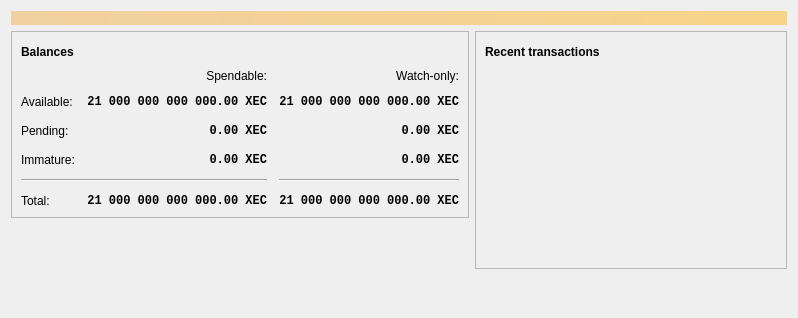
<?xml version="1.0" encoding="UTF-8"?>
<ui version="4.0">
 <class>OverviewPage</class>
 <widget class="QWidget" name="OverviewPage">
  <property name="geometry">
   <rect>
    <x>0</x>
    <y>0</y>
    <width>798</width>
    <height>318</height>
   </rect>
  </property>
  <property name="windowTitle">
   <string>Form</string>
  </property>
  <layout class="QVBoxLayout" name="topLayout">
   <item>
    <widget class="QLabel" name="labelAlerts">
     <property name="visible">
      <bool>false</bool>
     </property>
     <property name="styleSheet">
      <string notr="true">QLabel { background-color: qlineargradient(x1: 0, y1: 0, x2: 1, y2: 0, stop:0 #F0D0A0, stop:1 #F8D488); color:#000000; }</string>
     </property>
     <property name="wordWrap">
      <bool>true</bool>
     </property>
     <property name="margin">
      <number>3</number>
     </property>
     <property name="textInteractionFlags">
      <set>Qt::TextSelectableByMouse</set>
     </property>
    </widget>
   </item>
   <item>
    <layout class="QHBoxLayout" name="horizontalLayout" stretch="1,1">
     <item>
      <layout class="QVBoxLayout" name="verticalLayout_2">
       <item>
        <widget class="QFrame" name="frame">
         <property name="frameShape">
          <enum>QFrame::StyledPanel</enum>
         </property>
         <property name="frameShadow">
          <enum>QFrame::Raised</enum>
         </property>
         <layout class="QVBoxLayout" name="verticalLayout_4">
          <item>
           <layout class="QHBoxLayout" name="horizontalLayout_4">
            <item>
             <widget class="QLabel" name="label_5">
              <property name="font">
               <font>
                <weight>75</weight>
                <bold>true</bold>
               </font>
              </property>
              <property name="text">
               <string>Balances</string>
              </property>
             </widget>
            </item>
            <item>
             <widget class="QPushButton" name="labelWalletStatus">
              <property name="enabled">
               <bool>true</bool>
              </property>
              <property name="maximumSize">
               <size>
                <width>30</width>
                <height>16777215</height>
               </size>
              </property>
              <property name="toolTip">
               <string>The displayed information may be out of date. Your wallet automatically synchronizes with the Dogecoin network after a connection is established, but this process has not completed yet.</string>
              </property>
              <property name="text">
               <string/>
              </property>
              <property name="icon">
               <iconset resource="../bitcoin.qrc">
                <normaloff>:/icons/warning</normaloff>
                <disabledoff>:/icons/warning</disabledoff>:/icons/warning</iconset>
              </property>
              <property name="iconSize">
               <size>
                <width>24</width>
                <height>24</height>
               </size>
              </property>
              <property name="flat">
               <bool>true</bool>
              </property>
             </widget>
            </item>
            <item>
             <spacer name="horizontalSpacer_3">
              <property name="orientation">
               <enum>Qt::Horizontal</enum>
              </property>
              <property name="sizeHint" stdset="0">
               <size>
                <width>40</width>
                <height>20</height>
               </size>
              </property>
             </spacer>
            </item>
           </layout>
          </item>
          <item>
           <layout class="QGridLayout" name="gridLayout">
            <property name="spacing">
             <number>12</number>
            </property>
            <item row="2" column="2">
             <widget class="QLabel" name="labelWatchPending">
              <property name="font">
               <font>
                <family>Monospace</family>
                <weight>75</weight>
                <bold>true</bold>
               </font>
              </property>
              <property name="cursor">
               <cursorShape>IBeamCursor</cursorShape>
              </property>
              <property name="toolTip">
               <string>Unconfirmed transactions to watch-only addresses</string>
              </property>
              <property name="text">
               <string notr="true">0.00 XEC</string>
              </property>
              <property name="alignment">
               <set>Qt::AlignRight|Qt::AlignTrailing|Qt::AlignVCenter</set>
              </property>
              <property name="textInteractionFlags">
               <set>Qt::LinksAccessibleByMouse|Qt::TextSelectableByKeyboard|Qt::TextSelectableByMouse</set>
              </property>
             </widget>
            </item>
            <item row="2" column="1">
             <widget class="QLabel" name="labelUnconfirmed">
              <property name="font">
               <font>
                <family>Monospace</family>
                <weight>75</weight>
                <bold>true</bold>
               </font>
              </property>
              <property name="cursor">
               <cursorShape>IBeamCursor</cursorShape>
              </property>
              <property name="toolTip">
               <string>Total of transactions that have yet to be confirmed, and do not yet count toward the spendable balance</string>
              </property>
              <property name="text">
               <string notr="true">0.00 XEC</string>
              </property>
              <property name="alignment">
               <set>Qt::AlignRight|Qt::AlignTrailing|Qt::AlignVCenter</set>
              </property>
              <property name="textInteractionFlags">
               <set>Qt::LinksAccessibleByMouse|Qt::TextSelectableByKeyboard|Qt::TextSelectableByMouse</set>
              </property>
             </widget>
            </item>
            <item row="3" column="2">
             <widget class="QLabel" name="labelWatchImmature">
              <property name="font">
               <font>
                <family>Monospace</family>
                <weight>75</weight>
                <bold>true</bold>
               </font>
              </property>
              <property name="cursor">
               <cursorShape>IBeamCursor</cursorShape>
              </property>
              <property name="toolTip">
               <string>Mined balance in watch-only addresses that has not yet matured</string>
              </property>
              <property name="text">
               <string notr="true">0.00 XEC</string>
              </property>
              <property name="alignment">
               <set>Qt::AlignRight|Qt::AlignTrailing|Qt::AlignVCenter</set>
              </property>
              <property name="textInteractionFlags">
               <set>Qt::LinksAccessibleByMouse|Qt::TextSelectableByKeyboard|Qt::TextSelectableByMouse</set>
              </property>
             </widget>
            </item>
            <item row="4" column="0" colspan="2">
             <widget class="Line" name="line">
              <property name="orientation">
               <enum>Qt::Horizontal</enum>
              </property>
             </widget>
            </item>
            <item row="4" column="2">
             <widget class="Line" name="lineWatchBalance">
              <property name="sizePolicy">
               <sizepolicy hsizetype="Preferred" vsizetype="Fixed">
                <horstretch>0</horstretch>
                <verstretch>0</verstretch>
               </sizepolicy>
              </property>
              <property name="minimumSize">
               <size>
                <width>140</width>
                <height>0</height>
               </size>
              </property>
              <property name="orientation">
               <enum>Qt::Horizontal</enum>
              </property>
             </widget>
            </item>
            <item row="5" column="0">
             <widget class="QLabel" name="labelTotalText">
              <property name="text">
               <string>Total:</string>
              </property>
             </widget>
            </item>
            <item row="3" column="1">
             <widget class="QLabel" name="labelImmature">
              <property name="font">
               <font>
                <family>Monospace</family>
                <weight>75</weight>
                <bold>true</bold>
               </font>
              </property>
              <property name="cursor">
               <cursorShape>IBeamCursor</cursorShape>
              </property>
              <property name="toolTip">
               <string>Mined balance that has not yet matured</string>
              </property>
              <property name="text">
               <string notr="true">0.00 XEC</string>
              </property>
              <property name="alignment">
               <set>Qt::AlignRight|Qt::AlignTrailing|Qt::AlignVCenter</set>
              </property>
              <property name="textInteractionFlags">
               <set>Qt::LinksAccessibleByMouse|Qt::TextSelectableByKeyboard|Qt::TextSelectableByMouse</set>
              </property>
             </widget>
            </item>
            <item row="2" column="3">
             <spacer name="horizontalSpacer_2">
              <property name="orientation">
               <enum>Qt::Horizontal</enum>
              </property>
              <property name="sizeHint" stdset="0">
               <size>
                <width>40</width>
                <height>20</height>
               </size>
              </property>
             </spacer>
            </item>
            <item row="3" column="0">
             <widget class="QLabel" name="labelImmatureText">
              <property name="text">
               <string>Immature:</string>
              </property>
             </widget>
            </item>
            <item row="5" column="1">
             <widget class="QLabel" name="labelTotal">
              <property name="font">
               <font>
                <family>Monospace</family>
                <weight>75</weight>
                <bold>true</bold>
               </font>
              </property>
              <property name="cursor">
               <cursorShape>IBeamCursor</cursorShape>
              </property>
              <property name="toolTip">
               <string>Your current total balance</string>
              </property>
              <property name="text">
               <string notr="true">21 000 000 000 000.00 XEC</string>
              </property>
              <property name="alignment">
               <set>Qt::AlignRight|Qt::AlignTrailing|Qt::AlignVCenter</set>
              </property>
              <property name="textInteractionFlags">
               <set>Qt::LinksAccessibleByMouse|Qt::TextSelectableByKeyboard|Qt::TextSelectableByMouse</set>
              </property>
             </widget>
            </item>
            <item row="5" column="2">
             <widget class="QLabel" name="labelWatchTotal">
              <property name="font">
               <font>
                <family>Monospace</family>
                <weight>75</weight>
                <bold>true</bold>
               </font>
              </property>
              <property name="cursor">
               <cursorShape>IBeamCursor</cursorShape>
              </property>
              <property name="toolTip">
               <string>Current total balance in watch-only addresses</string>
              </property>
              <property name="text">
               <string notr="true">21 000 000 000 000.00 XEC</string>
              </property>
              <property name="alignment">
               <set>Qt::AlignRight|Qt::AlignTrailing|Qt::AlignVCenter</set>
              </property>
              <property name="textInteractionFlags">
               <set>Qt::LinksAccessibleByMouse|Qt::TextSelectableByKeyboard|Qt::TextSelectableByMouse</set>
              </property>
             </widget>
            </item>
            <item row="0" column="2">
             <widget class="QLabel" name="labelWatchonly">
              <property name="text">
               <string>Watch-only:</string>
              </property>
              <property name="alignment">
               <set>Qt::AlignRight|Qt::AlignTrailing|Qt::AlignVCenter</set>
              </property>
             </widget>
            </item>
            <item row="1" column="0">
             <widget class="QLabel" name="labelBalanceText">
              <property name="text">
               <string>Available:</string>
              </property>
             </widget>
            </item>
            <item row="1" column="1">
             <widget class="QLabel" name="labelBalance">
              <property name="font">
               <font>
                <family>Monospace</family>
                <weight>75</weight>
                <bold>true</bold>
               </font>
              </property>
              <property name="cursor">
               <cursorShape>IBeamCursor</cursorShape>
              </property>
              <property name="toolTip">
               <string>Your current spendable balance</string>
              </property>
              <property name="text">
               <string notr="true">21 000 000 000 000.00 XEC</string>
              </property>
              <property name="alignment">
               <set>Qt::AlignRight|Qt::AlignTrailing|Qt::AlignVCenter</set>
              </property>
              <property name="textInteractionFlags">
               <set>Qt::LinksAccessibleByMouse|Qt::TextSelectableByKeyboard|Qt::TextSelectableByMouse</set>
              </property>
             </widget>
            </item>
            <item row="1" column="2">
             <widget class="QLabel" name="labelWatchAvailable">
              <property name="font">
               <font>
                <family>Monospace</family>
                <weight>75</weight>
                <bold>true</bold>
               </font>
              </property>
              <property name="cursor">
               <cursorShape>IBeamCursor</cursorShape>
              </property>
              <property name="toolTip">
               <string>Your current balance in watch-only addresses</string>
              </property>
              <property name="text">
               <string notr="true">21 000 000 000 000.00 XEC</string>
              </property>
              <property name="alignment">
               <set>Qt::AlignRight|Qt::AlignTrailing|Qt::AlignVCenter</set>
              </property>
              <property name="textInteractionFlags">
               <set>Qt::LinksAccessibleByMouse|Qt::TextSelectableByKeyboard|Qt::TextSelectableByMouse</set>
              </property>
             </widget>
            </item>
            <item row="2" column="0">
             <widget class="QLabel" name="labelPendingText">
              <property name="text">
               <string>Pending:</string>
              </property>
             </widget>
            </item>
            <item row="0" column="1">
             <widget class="QLabel" name="labelSpendable">
              <property name="text">
               <string>Spendable:</string>
              </property>
              <property name="alignment">
               <set>Qt::AlignRight|Qt::AlignTrailing|Qt::AlignVCenter</set>
              </property>
             </widget>
            </item>
           </layout>
          </item>
         </layout>
        </widget>
       </item>
       <item>
        <spacer name="verticalSpacer">
         <property name="orientation">
          <enum>Qt::Vertical</enum>
         </property>
         <property name="sizeHint" stdset="0">
          <size>
           <width>20</width>
           <height>40</height>
          </size>
         </property>
        </spacer>
       </item>
      </layout>
     </item>
     <item>
      <layout class="QVBoxLayout" name="verticalLayout_3">
       <item>
        <widget class="QFrame" name="frame_2">
         <property name="frameShape">
          <enum>QFrame::StyledPanel</enum>
         </property>
         <property name="frameShadow">
          <enum>QFrame::Raised</enum>
         </property>
         <layout class="QVBoxLayout" name="verticalLayout">
          <item>
           <layout class="QHBoxLayout" name="horizontalLayout_2">
            <item>
             <widget class="QLabel" name="label_4">
              <property name="font">
               <font>
                <weight>75</weight>
                <bold>true</bold>
               </font>
              </property>
              <property name="text">
               <string>Recent transactions</string>
              </property>
             </widget>
            </item>
            <item>
             <widget class="QPushButton" name="labelTransactionsStatus">
              <property name="enabled">
               <bool>true</bool>
              </property>
              <property name="maximumSize">
               <size>
                <width>30</width>
                <height>16777215</height>
               </size>
              </property>
              <property name="toolTip">
               <string>The displayed information may be out of date. Your wallet automatically synchronizes with the Dogecoin network after a connection is established, but this process has not completed yet.</string>
              </property>
              <property name="text">
               <string/>
              </property>
              <property name="icon">
               <iconset resource="../bitcoin.qrc">
                <normaloff>:/icons/warning</normaloff>
                <disabledoff>:/icons/warning</disabledoff>:/icons/warning</iconset>
              </property>
              <property name="iconSize">
               <size>
                <width>24</width>
                <height>24</height>
               </size>
              </property>
              <property name="flat">
               <bool>true</bool>
              </property>
             </widget>
            </item>
            <item>
             <spacer name="horizontalSpacer">
              <property name="orientation">
               <enum>Qt::Horizontal</enum>
              </property>
              <property name="sizeHint" stdset="0">
               <size>
                <width>40</width>
                <height>20</height>
               </size>
              </property>
             </spacer>
            </item>
           </layout>
          </item>
          <item>
           <widget class="QListView" name="listTransactions">
            <property name="styleSheet">
             <string notr="true">QListView { background: transparent; }</string>
            </property>
            <property name="frameShape">
             <enum>QFrame::NoFrame</enum>
            </property>
            <property name="verticalScrollBarPolicy">
             <enum>Qt::ScrollBarAlwaysOff</enum>
            </property>
            <property name="horizontalScrollBarPolicy">
             <enum>Qt::ScrollBarAlwaysOff</enum>
            </property>
            <property name="selectionMode">
             <enum>QAbstractItemView::NoSelection</enum>
            </property>
           </widget>
          </item>
         </layout>
        </widget>
       </item>
       <item>
        <spacer name="verticalSpacer_2">
         <property name="orientation">
          <enum>Qt::Vertical</enum>
         </property>
         <property name="sizeHint" stdset="0">
          <size>
           <width>20</width>
           <height>40</height>
          </size>
         </property>
        </spacer>
       </item>
      </layout>
     </item>
    </layout>
   </item>
  </layout>
 </widget>
 <resources/>
 <connections/>
</ui>
